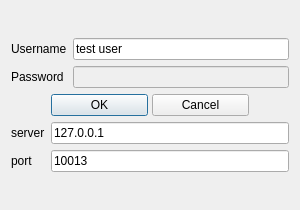
<?xml version="1.0" encoding="UTF-8"?>
<ui version="4.0">
 <class>LoginDialog</class>
 <widget class="QDialog" name="LoginDialog">
  <property name="windowModality">
   <enum>Qt::NonModal</enum>
  </property>
  <property name="geometry">
   <rect>
    <x>0</x>
    <y>0</y>
    <width>300</width>
    <height>210</height>
   </rect>
  </property>
  <property name="acceptDrops">
   <bool>false</bool>
  </property>
  <property name="windowTitle">
   <string>Login</string>
  </property>
  <property name="styleSheet">
   <string notr="true"/>
  </property>
  <layout class="QVBoxLayout" name="verticalLayout">
   <item>
    <layout class="QGridLayout" name="gridLayout_3">
     <item row="0" column="0">
      <layout class="QGridLayout" name="gridLayout">
       <item row="0" column="0">
        <widget class="QLabel" name="lblUsername">
         <property name="text">
          <string>Username</string>
         </property>
        </widget>
       </item>
       <item row="0" column="1">
        <widget class="QLineEdit" name="editUsername">
         <property name="text">
          <string>test user</string>
         </property>
        </widget>
       </item>
       <item row="1" column="0">
        <widget class="QLabel" name="lblPassword">
         <property name="text">
          <string>Password</string>
         </property>
        </widget>
       </item>
       <item row="1" column="1">
        <widget class="QLineEdit" name="editPassword">
         <property name="enabled">
          <bool>false</bool>
         </property>
        </widget>
       </item>
       <item row="2" column="0" colspan="2">
        <layout class="QHBoxLayout" name="horizontalLayout" stretch="0,1,1,0">
         <property name="spacing">
          <number>4</number>
         </property>
         <item>
          <spacer name="horizontalSpacer">
           <property name="orientation">
            <enum>Qt::Horizontal</enum>
           </property>
           <property name="sizeHint" stdset="0">
            <size>
             <width>40</width>
             <height>20</height>
            </size>
           </property>
          </spacer>
         </item>
         <item>
          <widget class="QPushButton" name="btnOk">
           <property name="text">
            <string>OK</string>
           </property>
           <property name="autoDefault">
            <bool>true</bool>
           </property>
          </widget>
         </item>
         <item>
          <widget class="QPushButton" name="btnCancel">
           <property name="text">
            <string>Cancel</string>
           </property>
          </widget>
         </item>
         <item>
          <spacer name="horizontalSpacer_2">
           <property name="orientation">
            <enum>Qt::Horizontal</enum>
           </property>
           <property name="sizeHint" stdset="0">
            <size>
             <width>40</width>
             <height>20</height>
            </size>
           </property>
          </spacer>
         </item>
        </layout>
       </item>
      </layout>
     </item>
     <item row="1" column="0">
      <layout class="QGridLayout" name="gridLayout_2">
       <item row="1" column="0">
        <widget class="QLabel" name="lblPort">
         <property name="text">
          <string>port</string>
         </property>
        </widget>
       </item>
       <item row="0" column="0">
        <widget class="QLabel" name="lblServer">
         <property name="text">
          <string>server</string>
         </property>
        </widget>
       </item>
       <item row="1" column="1">
        <widget class="QLineEdit" name="editPort">
         <property name="text">
          <string>10013</string>
         </property>
        </widget>
       </item>
       <item row="0" column="1">
        <widget class="QLineEdit" name="editServerAddr">
         <property name="text">
          <string>127.0.0.1</string>
         </property>
        </widget>
       </item>
      </layout>
     </item>
    </layout>
   </item>
  </layout>
 </widget>
 <resources/>
 <connections/>
</ui>
